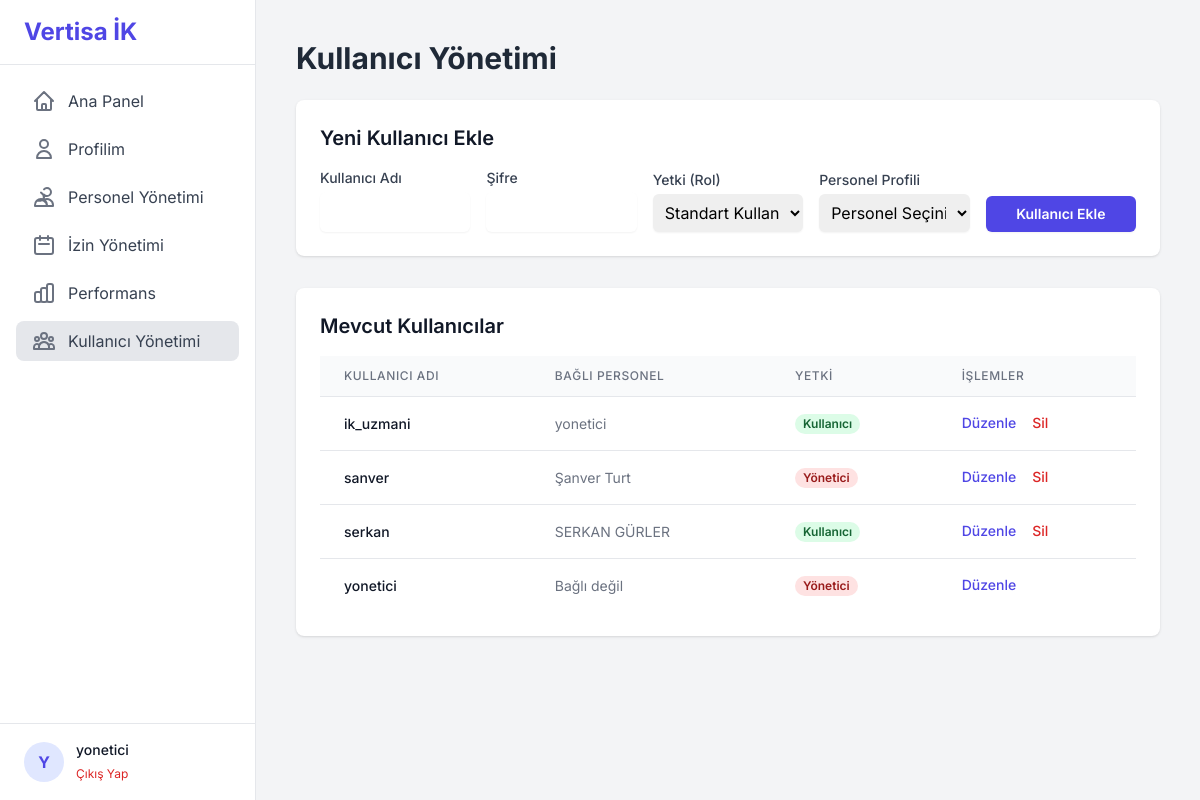
Page /users (signed in) on the committed database.
### tables this page shows
CREATE TABLE kullanicilar (
        id INTEGER PRIMARY KEY AUTOINCREMENT,
        username TEXT UNIQUE NOT NULL,
        password TEXT NOT NULL,
        role TEXT NOT NULL DEFAULT 'user',
        calisan_id INTEGER UNIQUE REFERENCES calisanlar(id)
    );

CREATE TABLE calisanlar (
        id INTEGER PRIMARY KEY AUTOINCREMENT,
        ise_baslama_tarihi TEXT, ad_soyad TEXT NOT NULL, sube TEXT,
        sicil_no TEXT UNIQUE, egitim TEXT, tel TEXT, gorevi TEXT,
        ucreti TEXT, tc_kimlik TEXT, adres TEXT, iban TEXT,
        aciklama TEXT, yakin_tel TEXT, yaka_tipi TEXT,
        isten_cikis_tarihi TEXT,
        yillik_izin_bakiye INTEGER NOT NULL DEFAULT 20
    , yonetici_id INTEGER REFERENCES calisanlar(id));

### main.py (the view)
@app.route('/users')
@login_required
@admin_required
def user_management():
    db = get_db()
    users = db.execute('SELECT k.id, k.username, k.role, c.ad_soyad FROM kullanicilar k LEFT JOIN calisanlar c ON k.calisan_id = c.id ORDER BY k.username').fetchall()
    unlinked_personnel = db.execute('SELECT * FROM calisanlar WHERE id NOT IN (SELECT calisan_id FROM kullanicilar WHERE calisan_id IS NOT NULL)').fetchall()
    return render_template('user_management.html', users=users, unlinked_personnel=unlinked_personnel)

### main.py (called while the page is built)
def get_db():
    db = getattr(g, '_database', None)
    if db is None:
        db = g._database = sqlite3.connect(DATABASE)
        db.row_factory = sqlite3.Row
    return db

@app.teardown_appcontext
def close_connection(exception):
    db = getattr(g, '_database', None)
    if db is not None:
        db.close()

def login_required(f):
    @wraps(f)
    def decorated_function(*args, **kwargs):
        if "user_id" not in session:
            flash("Bu sayfayı görüntülemek için lütfen giriş yapın.", "warning")
            return redirect(url_for('login'))
        return f(*args, **kwargs)
    return decorated_function

def admin_required(f):
    @wraps(f)
    def decorated_function(*args, **kwargs):
        if session.get('role') != 'admin':
            flash("Bu sayfaya erişim yetkiniz bulunmamaktadır.", "danger")
            return redirect(url_for('dashboard'))
        return f(*args, **kwargs)
    return decorated_function

### templates/user_management.html (shortened to what this page needs)
{% extends "base.html" %}
{% block content %}
<div class="flex justify-between items-center mb-6">
    <h1 class="text-3xl font-bold text-gray-800">Kullanıcı Yönetimi</h1>
</div>
<div class="bg-white rounded-lg shadow p-6 mb-8">
    <h2 class="text-xl font-semibold text-gray-900 mb-4">Yeni Kullanıcı Ekle</h2>
    <form action="{{ url_for('add_user') }}" method="POST" class="grid grid-cols-1 md:grid-cols-5 gap-4 items-end">
        <div class="md:col-span-1">
            <label for="username" class="block text-sm font-medium text-gray-700">Kullanıcı Adı</label>
            <input type="text" name="username" id="username" required class="mt-1 block w-full rounded-md border-gray-300 shadow-sm p-2">
        </div>
        <div class="md:col-span-1">
            <label for="password" class="block text-sm font-medium text-gray-700">Şifre</label>
            <input type="password" name="password" id="password" required class="mt-1 block w-full rounded-md border-gray-300 shadow-sm p-2">
        </div>
        <div class="md:col-span-1">
            <label for="role" class="block text-sm font-medium text-gray-700">Yetki (Rol)</label>
            <select name="role" id="role" class="mt-1 block w-full rounded-md border-gray-300 shadow-sm p-2">
                <option value="user">Standart Kullanıcı (User)</option>
            </select>
        </div>
        <div class="md:col-span-1">
            <label for="calisan_id" class="block text-sm font-medium text-gray-700">Personel Profili</label>
            <select name="calisan_id" id="calisan_id" required class="mt-1 block w-full rounded-md border-gray-300 shadow-sm p-2">
                <option value="" disabled selected>Personel Seçiniz</option>
            </select>
        </div>
        <div class="md:col-span-1">
            <button type="submit" class="w-full rounded-md bg-indigo-600 px-4 py-2 text-sm font-semibold text-white shadow-sm hover:bg-indigo-500">Kullanıcı Ekle</button>
        </div>
    </form>
</div>
<div class="bg-white rounded-lg shadow p-6">
    <h2 class="text-xl font-semibold text-gray-900 mb-4">Mevcut Kullanıcılar</h2>
    <div class="overflow-x-auto">
        <table class="min-w-full divide-y divide-gray-200">
            <thead class="bg-gray-50">
                <tr>
                    <th class="px-6 py-3 text-left text-xs font-medium text-gray-500 uppercase tracking-wider">Kullanıcı Adı</th>
                    <th class="px-6 py-3 text-left text-xs font-medium text-gray-500 uppercase tracking-wider">Bağlı Personel</th>
                    <th class="px-6 py-3 text-left text-xs font-medium text-gray-500 uppercase tracking-wider">Yetki</th>
                    <th class="px-6 py-3 text-left text-xs font-medium text-gray-500 uppercase tracking-wider">İşlemler</th>
                </tr>
            </thead>
            <tbody class="bg-white divide-y divide-gray-200">
                {% for user in users %}
                <tr class="hover:bg-gray-50 transition-colors duration-150">
                    <td class="px-6 py-4 whitespace-nowrap text-sm font-medium text-gray-900">{{ user.username }}</td>
                    <td class="px-6 py-4 whitespace-nowrap text-sm text-gray-500">{{ user.ad_soyad or 'Bağlı değil' }}</td>
                    <td class="px-6 py-4 whitespace-nowrap text-sm text-gray-500">
                        {% if user.role == 'admin' %}
                            <span class="px-2 inline-flex text-xs leading-5 font-semibold rounded-full bg-red-100 text-red-800">Yönetici</span>
                        {% else %}
                            <span class="px-2 inline-flex text-xs leading-5 font-semibold rounded-full bg-green-100 text-green-800">Kullanıcı</span>
                        {% endif %}
                    </td>
                    <td class="px-6 py-4 whitespace-nowrap text-sm font-medium flex items-center space-x-4">
                        <a href="{{ url_for('edit_user', user_id=user.id) }}" class="text-indigo-600 hover:text-indigo-900">Düzenle</a>
                        {% if user.id != session.user_id %}
                        <form action="{{ url_for('delete_user', user_id=user.id) }}" method="POST" onsubmit="return confirm('Bu kullanıcıyı silmek istediğinizden emin misiniz?');">
                            <button type="submit" class="text-red-600 hover:text-red-900">Sil</button>
                        </form>
                        {% endif %}
                    </td>
                </tr>
                {% endfor %}
            </tbody>
        </table>
    </div>
</div>
{% endblock %}

### templates/base.html (shortened to what this page needs)
<!DOCTYPE html>
<html lang="tr" class="h-full bg-gray-100">
<head>
    <script src="https://cdn.tailwindcss.com"></script>
</head>
<body class="h-full">
    <div class="flex h-full">
        <div class="w-64 flex flex-col bg-white border-r border-gray-200">
            <div class="px-6 py-4 border-b border-gray-200">
                <h1 class="text-2xl font-bold text-indigo-600">Vertisa İK</h1>
            </div>
            <nav class="flex-1 px-4 py-4 space-y-2">
                <a href="{{ url_for('dashboard') }}" class="flex items-center px-4 py-2 text-gray-700 rounded-lg {% if 'dashboard' in request.endpoint %}bg-gray-200{% else %}hover:bg-gray-100{% endif %}">
                    <svg class="h-6 w-6 mr-3 text-gray-500" fill="none" viewBox="0 0 24 24" stroke="currentColor"><path stroke-linecap="round" stroke-linejoin="round" stroke-width="2" d="M3 12l2-2m0 0l7-7 7 7M5 10v10a1 1 0 001 1h3m10-11l2 2m-2-2v10a1 1 0 01-1 1h-3m-6 0a1 1 0 001-1v-4a1 1 0 011-1h2a1 1 0 011 1v4a1 1 0 001 1m-6 0h6"/></svg>
                    Ana Panel
                </a>
                <a href="{{ url_for('profile') }}" class="flex items-center px-4 py-2 text-gray-700 rounded-lg {% if 'profile' in request.endpoint %}bg-gray-200{% else %}hover:bg-gray-100{% endif %}">
                    <svg class="h-6 w-6 mr-3 text-gray-500" fill="none" viewBox="0 0 24 24" stroke="currentColor"><path stroke-linecap="round" stroke-linejoin="round" stroke-width="2" d="M16 7a4 4 0 11-8 0 4 4 0 018 0zM12 14a7 7 0 00-7 7h14a7 7 0 00-7-7z"></path></svg>
                    Profilim
                </a>
                <a href="{{ url_for('personnel_list') }}" class="flex items-center px-4 py-2 text-gray-700 rounded-lg {% if 'personnel' in request.endpoint %}bg-gray-200{% else %}hover:bg-gray-100{% endif %}">
                    Personel Yönetimi
                </a>
                <a href="{{ url_for('leave_management') }}" class="flex items-center px-4 py-2 text-gray-700 rounded-lg {% if 'leave' in request.endpoint %}bg-gray-200{% else %}hover:bg-gray-100{% endif %}">
                    <svg class="h-6 w-6 mr-3 text-gray-500" fill="none" viewBox="0 0 24 24" stroke="currentColor"><path stroke-linecap="round" stroke-linejoin="round" stroke-width="2" d="M8 7V3m8 4V3m-9 8h10M5 21h14a2 2 0 002-2V7a2 2 0 00-2-2H5a2 2 0 00-2 2v12a2 2 0 002 2z"/></svg>
                    İzin Yönetimi
                </a>
                <a href="{{ url_for('performance_management') }}" class="flex items-center px-4 py-2 text-gray-700 rounded-lg {% if 'performance' in request.endpoint %}bg-gray-200{% else %}hover:bg-gray-100{% endif %}">
                    Performans
                </a>
                {% if session.role == 'admin' %}
                <a href="{{ url_for('user_management') }}" class="flex items-center px-4 py-2 text-gray-700 rounded-lg {% if 'user_management' in request.endpoint or 'edit_user' in request.endpoint %}bg-gray-200{% else %}hover:bg-gray-100{% endif %}">
                    Kullanıcı Yönetimi
                </a>
                {% endif %}
            </nav>
            <div class="px-6 py-4 border-t border-gray-200">
                {% if session.user_id %}
                <div class="flex items-center">
                    <div class="w-10 h-10 bg-indigo-100 rounded-full flex items-center justify-center font-bold text-indigo-600">
                        {{ session.username[0]|upper }}
                    </div>
                    <div class="ml-3">
                        <p class="text-sm font-medium text-gray-900">{{ session.username }}</p>
                        <a href="{{ url_for('logout') }}" class="text-xs text-red-600 hover:underline">Çıkış Yap</a>
                    </div>
                </div>
                {% endif %}
            </div>
        </div>
        <main class="flex-1 p-6 sm:p-8 md:p-10 bg-gray-100 overflow-y-auto">
            {% block content %}{% endblock %}
        </main>
    </div>
</body>
</html>

### templates/base.html (style rules this page uses)
body { font-family: 'Inter', sans-serif; }

### rows in the picture
kullanicilar: username "ik_uzmani", ad_soyad "yonetici", role "Kullanıcı"
kullanicilar: username "sanver", ad_soyad "Şanver Turt", role "Yönetici"
kullanicilar: username "serkan", ad_soyad "SERKAN GÜRLER", role "Kullanıcı"
kullanicilar: username "yonetici", ad_soyad "Bağlı değil", role "Yönetici"

### other values in the picture
{{ session.username[0]|upper }} "Y"
{{ session.username }} "yonetici"
